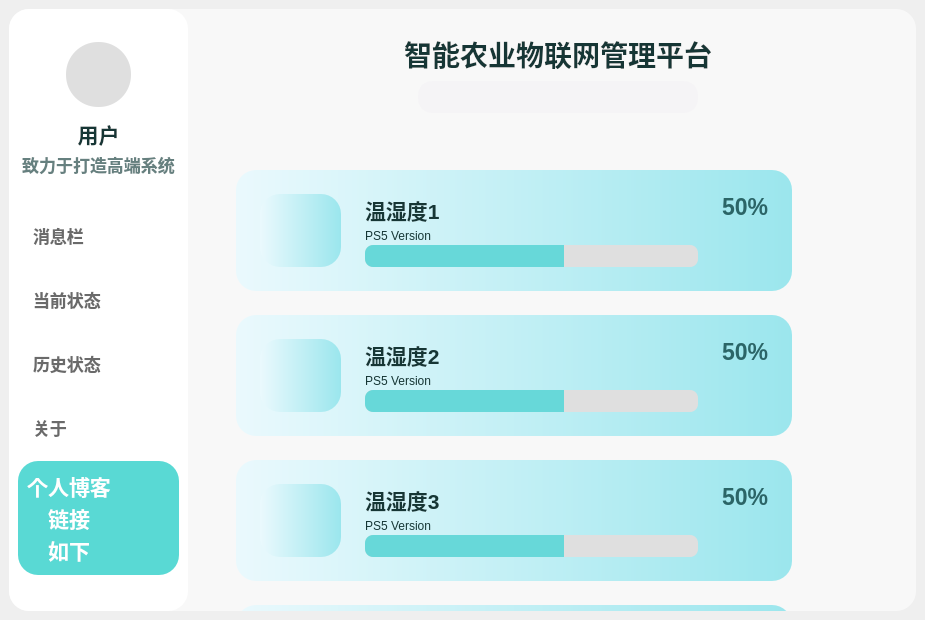
<?xml version="1.0" encoding="UTF-8"?>
<ui version="4.0">
 <class>MainWindow</class>
 <widget class="QMainWindow" name="MainWindow">
  <property name="geometry">
   <rect>
    <x>0</x>
    <y>0</y>
    <width>925</width>
    <height>620</height>
   </rect>
  </property>
  <property name="windowTitle">
   <string>MainWindow</string>
  </property>
  <property name="styleSheet">
   <string notr="true">QScrollBar:horizontal{
    height:8px;
    background:rgba(0,0,0,0%);
border-radius:4px;

}
QScrollBar::handle:horizontal{
    background:rgba(125,125,125,50%);
border-radius:4px;
}
QScrollBar::handle:horizontal:hover{
    background:rgba(125,125,125,100%);
    min-width:0;
}
QScrollBar::add-line:horizontal{
    height:0px;width:0px;

}
QScrollBar::sub-line:horizontal{
    height:0px;width:0px;

}
QScrollBar::add-line:horizontal:hover{
    height:0px;width:0px;

}
QScrollBar::sub-line:horizontal:hover{
    height:0px;width:0px;

}
QScrollBar::add-page:horizontal,QScrollBar::sub-page:horizontal
{
    background:rgba(0,0,0,10%);
    border-radius:4px;
}

QScrollBar:vertical{
    width:8px;
    background:rgba(0,0,0,0%);

}
QScrollBar::handle:vertical{
    width:0px;
    background:rgba(125,125,125,50%);
    border-radius:4px;
}
QScrollBar::handle:vertical:hover{
    width:0px;
    background:rgba(125,125,125,100%);
    border-radius:4px;
    min-width:20;
}
QScrollBar::add-line:vertical{
    height:0px;width:0px;

}
QScrollBar::sub-line:vertical{
    height:0px;width:0px;

}
QScrollBar::add-line:vertical:hover{
    height:0px;width:0px;

}
QScrollBar::sub-line:vertical:hover{
    height:0px;width:0px;

}
QScrollBar::add-page:vertical,QScrollBar::sub-page:vertical
{
    background:rgba(0,0,0,10%);
    border-radius:4px;
}
</string>
  </property>
  <widget class="QWidget" name="centralwidget">
   <layout class="QHBoxLayout" name="horizontalLayout_8">
    <item>
     <widget class="QFrame" name="frame">
      <property name="styleSheet">
       <string notr="true">QFrame#frame{
	background-color: rgba(255, 255, 255, 150);
	border-radius:20px;
}</string>
      </property>
      <property name="frameShape">
       <enum>QFrame::StyledPanel</enum>
      </property>
      <property name="frameShadow">
       <enum>QFrame::Raised</enum>
      </property>
      <layout class="QHBoxLayout" name="horizontalLayout_7" stretch="1,4">
       <property name="spacing">
        <number>12</number>
       </property>
       <property name="leftMargin">
        <number>0</number>
       </property>
       <property name="topMargin">
        <number>0</number>
       </property>
       <property name="rightMargin">
        <number>0</number>
       </property>
       <property name="bottomMargin">
        <number>0</number>
       </property>
       <item>
        <widget class="QFrame" name="frame_2">
         <property name="styleSheet">
          <string notr="true">QFrame#frame_2{
	background-color: rgba(255, 255, 255, 255);
	border-radius:20px;
}</string>
         </property>
         <property name="frameShape">
          <enum>QFrame::StyledPanel</enum>
         </property>
         <property name="frameShadow">
          <enum>QFrame::Raised</enum>
         </property>
         <layout class="QVBoxLayout" name="verticalLayout_2" stretch="1,0,0,3,1">
          <property name="spacing">
           <number>2</number>
          </property>
          <property name="bottomMargin">
           <number>36</number>
          </property>
          <item>
           <widget class="QFrame" name="frame_5">
            <property name="styleSheet">
             <string notr="true">border:none</string>
            </property>
            <property name="frameShape">
             <enum>QFrame::StyledPanel</enum>
            </property>
            <property name="frameShadow">
             <enum>QFrame::Raised</enum>
            </property>
            <layout class="QHBoxLayout" name="horizontalLayout_6">
             <property name="topMargin">
              <number>24</number>
             </property>
             <item>
              <widget class="QWidget" name="widget_6" native="true">
               <property name="minimumSize">
                <size>
                 <width>65</width>
                 <height>65</height>
                </size>
               </property>
               <property name="maximumSize">
                <size>
                 <width>65</width>
                 <height>65</height>
                </size>
               </property>
               <property name="styleSheet">
                <string notr="true">image: url(:/svg/Morikawa/01_Data/img/image/image.png);
border-radius:32px;
background-color: rgb(223, 223, 223);</string>
               </property>
              </widget>
             </item>
            </layout>
           </widget>
          </item>
          <item>
           <widget class="QLabel" name="label">
            <property name="font">
             <font>
              <pointsize>16</pointsize>
              <weight>75</weight>
              <bold>true</bold>
             </font>
            </property>
            <property name="styleSheet">
             <string notr="true">color: rgb(22, 54, 53)</string>
            </property>
            <property name="text">
             <string>用户</string>
            </property>
            <property name="alignment">
             <set>Qt::AlignCenter</set>
            </property>
           </widget>
          </item>
          <item>
           <widget class="QLabel" name="label_2">
            <property name="font">
             <font>
              <pointsize>13</pointsize>
              <weight>75</weight>
              <bold>true</bold>
             </font>
            </property>
            <property name="styleSheet">
             <string notr="true">color: rgb(102, 128, 127);</string>
            </property>
            <property name="text">
             <string>致力于打造高端系统</string>
            </property>
            <property name="alignment">
             <set>Qt::AlignCenter</set>
            </property>
           </widget>
          </item>
          <item>
           <widget class="QListWidget" name="listWidget">
            <property name="font">
             <font>
              <pointsize>13</pointsize>
              <weight>75</weight>
              <bold>true</bold>
             </font>
            </property>
            <property name="styleSheet">
             <string notr="true">QListView {
	padding-top:24px;
	border-radius: 20px;
	color: rgb(106, 106, 106);
}
QListView::item{
background-color: transparent;
height:40px;
padding-left:12px;
padding:12px;
}
QListView::item:hover {
	background-color: rgba(216, 216, 216, 50);

}
QListView::item:selected {
	/*background-color: transparent;*/
	background-color: rgba(90, 216, 212,50);
	color: rgb(40, 92, 90);
border-left: 2px solid rgb(90, 216, 212)


}
</string>
            </property>
            <property name="iconSize">
             <size>
              <width>24</width>
              <height>24</height>
             </size>
            </property>
            <item>
             <property name="text">
              <string>消息栏</string>
             </property>
             <property name="icon">
              <iconset resource="resources.qrc">
               <normaloff>:/buttom/img/buttom/未读消息_message-unread.svg</normaloff>:/buttom/img/buttom/未读消息_message-unread.svg</iconset>
             </property>
            </item>
            <item>
             <property name="text">
              <string>当前状态</string>
             </property>
             <property name="icon">
              <iconset resource="resources.qrc">
               <normaloff>:/buttom/img/buttom/任天堂游戏_switch-nintendo.svg</normaloff>:/buttom/img/buttom/任天堂游戏_switch-nintendo.svg</iconset>
             </property>
            </item>
            <item>
             <property name="text">
              <string>历史状态</string>
             </property>
             <property name="icon">
              <iconset resource="resources.qrc">
               <normaloff>:/buttom/img/buttom/仪表盘_dashboard-one.svg</normaloff>:/buttom/img/buttom/仪表盘_dashboard-one.svg</iconset>
             </property>
            </item>
            <item>
             <property name="text">
              <string>关于</string>
             </property>
             <property name="icon">
              <iconset resource="resources.qrc">
               <normaloff>:/buttom/img/buttom/中指_middle-finger.svg</normaloff>:/buttom/img/buttom/中指_middle-finger.svg</iconset>
             </property>
            </item>
           </widget>
          </item>
          <item>
           <widget class="QFrame" name="frame_6">
            <property name="styleSheet">
             <string notr="true">QFrame{
	background-color: rgb(89, 217, 212);
	border-radius:20px;color: rgb(255, 255, 255);
}

</string>
            </property>
            <property name="frameShape">
             <enum>QFrame::StyledPanel</enum>
            </property>
            <property name="frameShadow">
             <enum>QFrame::Raised</enum>
            </property>
            <layout class="QHBoxLayout" name="horizontalLayout">
             <item>
              <layout class="QVBoxLayout" name="verticalLayout">
               <property name="spacing">
                <number>0</number>
               </property>
               <item>
                <widget class="QLabel" name="label_3">
                 <property name="font">
                  <font>
                   <pointsize>16</pointsize>
                   <weight>75</weight>
                   <bold>true</bold>
                  </font>
                 </property>
                 <property name="text">
                  <string>个人博客</string>
                 </property>
                 <property name="alignment">
                  <set>Qt::AlignCenter</set>
                 </property>
                </widget>
               </item>
               <item>
                <widget class="QLabel" name="label_4">
                 <property name="font">
                  <font>
                   <pointsize>16</pointsize>
                   <weight>75</weight>
                   <bold>true</bold>
                  </font>
                 </property>
                 <property name="text">
                  <string>链接</string>
                 </property>
                 <property name="alignment">
                  <set>Qt::AlignCenter</set>
                 </property>
                </widget>
               </item>
               <item>
                <widget class="QLabel" name="label_5">
                 <property name="font">
                  <font>
                   <pointsize>16</pointsize>
                   <weight>75</weight>
                   <bold>true</bold>
                  </font>
                 </property>
                 <property name="text">
                  <string>如下</string>
                 </property>
                 <property name="alignment">
                  <set>Qt::AlignCenter</set>
                 </property>
                </widget>
               </item>
              </layout>
             </item>
             <item>
              <widget class="QWidget" name="widget_2" native="true">
               <property name="styleSheet">
                <string notr="true">image: url(:/svg/Morikawa/01_Data/img/image/image.png);</string>
               </property>
              </widget>
             </item>
            </layout>
           </widget>
          </item>
         </layout>
        </widget>
       </item>
       <item>
        <layout class="QVBoxLayout" name="verticalLayout_6" stretch="0,1">
         <property name="spacing">
          <number>12</number>
         </property>
         <item>
          <widget class="QFrame" name="Title">
           <property name="styleSheet">
            <string notr="true">.QFrame{
	background-color: rgba(255, 255, 255, 0);
	border-radius:20px;
}</string>
           </property>
           <property name="frameShape">
            <enum>QFrame::StyledPanel</enum>
           </property>
           <property name="frameShadow">
            <enum>QFrame::Raised</enum>
           </property>
           <layout class="QVBoxLayout" name="verticalLayout_3">
            <property name="topMargin">
             <number>24</number>
            </property>
            <item alignment="Qt::AlignHCenter">
             <widget class="QLabel" name="label_6">
              <property name="font">
               <font>
                <family>Verdana</family>
                <pointsize>21</pointsize>
                <weight>75</weight>
                <italic>false</italic>
                <bold>true</bold>
               </font>
              </property>
              <property name="contextMenuPolicy">
               <enum>Qt::DefaultContextMenu</enum>
              </property>
              <property name="acceptDrops">
               <bool>false</bool>
              </property>
              <property name="layoutDirection">
               <enum>Qt::LeftToRight</enum>
              </property>
              <property name="styleSheet">
               <string notr="true">color: rgb(22, 54, 53)</string>
              </property>
              <property name="text">
               <string>智能农业物联网管理平台</string>
              </property>
             </widget>
            </item>
            <item>
             <layout class="QHBoxLayout" name="horizontalLayout_2">
              <item>
               <spacer name="horizontalSpacer_2">
                <property name="orientation">
                 <enum>Qt::Horizontal</enum>
                </property>
                <property name="sizeHint" stdset="0">
                 <size>
                  <width>20</width>
                  <height>20</height>
                 </size>
                </property>
               </spacer>
              </item>
              <item>
               <widget class="QLineEdit" name="lineEdit">
                <property name="sizePolicy">
                 <sizepolicy hsizetype="Expanding" vsizetype="Fixed">
                  <horstretch>0</horstretch>
                  <verstretch>0</verstretch>
                 </sizepolicy>
                </property>
                <property name="minimumSize">
                 <size>
                  <width>280</width>
                  <height>32</height>
                 </size>
                </property>
                <property name="maximumSize">
                 <size>
                  <width>1000</width>
                  <height>16777215</height>
                 </size>
                </property>
                <property name="styleSheet">
                 <string notr="true">QLineEdit{
	background-color: rgba(245, 244, 246,200);
border:0px solid red;
border-radius:14px;
}</string>
                </property>
               </widget>
              </item>
              <item>
               <spacer name="horizontalSpacer">
                <property name="orientation">
                 <enum>Qt::Horizontal</enum>
                </property>
                <property name="sizeType">
                 <enum>QSizePolicy::Expanding</enum>
                </property>
                <property name="sizeHint" stdset="0">
                 <size>
                  <width>20</width>
                  <height>20</height>
                 </size>
                </property>
               </spacer>
              </item>
             </layout>
            </item>
           </layout>
          </widget>
         </item>
         <item>
          <widget class="QFrame" name="frame_4">
           <property name="styleSheet">
            <string notr="true">.QFrame{
	background-color: rgba(255, 255, 255, 0);
	border-radius:20px;
}</string>
           </property>
           <property name="frameShape">
            <enum>QFrame::StyledPanel</enum>
           </property>
           <property name="frameShadow">
            <enum>QFrame::Raised</enum>
           </property>
           <layout class="QHBoxLayout" name="horizontalLayout_13">
            <property name="leftMargin">
             <number>0</number>
            </property>
            <property name="topMargin">
             <number>0</number>
            </property>
            <property name="rightMargin">
             <number>0</number>
            </property>
            <property name="bottomMargin">
             <number>0</number>
            </property>
            <item>
             <widget class="QScrollArea" name="scrollArea">
              <property name="styleSheet">
               <string notr="true">QWidget{
border:none;
	background-color: rgba(255, 255, 255, 0);
}</string>
              </property>
              <property name="verticalScrollBarPolicy">
               <enum>Qt::ScrollBarAlwaysOff</enum>
              </property>
              <property name="horizontalScrollBarPolicy">
               <enum>Qt::ScrollBarAlwaysOff</enum>
              </property>
              <property name="widgetResizable">
               <bool>true</bool>
              </property>
              <widget class="QWidget" name="scrollAreaWidgetContents">
               <property name="geometry">
                <rect>
                 <x>0</x>
                 <y>0</y>
                 <width>713</width>
                 <height>773</height>
                </rect>
               </property>
               <layout class="QVBoxLayout" name="verticalLayout_13">
                <property name="spacing">
                 <number>24</number>
                </property>
                <property name="leftMargin">
                 <number>36</number>
                </property>
                <property name="topMargin">
                 <number>36</number>
                </property>
                <property name="rightMargin">
                 <number>124</number>
                </property>
                <property name="bottomMargin">
                 <number>36</number>
                </property>
                <item>
                 <widget class="QWidget" name="widget_3" native="true">
                  <property name="minimumSize">
                   <size>
                    <width>0</width>
                    <height>121</height>
                   </size>
                  </property>
                  <property name="maximumSize">
                   <size>
                    <width>16777215</width>
                    <height>121</height>
                   </size>
                  </property>
                  <property name="styleSheet">
                   <string notr="true">.QWidget{
	background-color: qlineargradient(x1:0, y0:0, x2:1, y2:0,stop:0 rgb(234, 249, 253), stop:1 rgb(155, 230, 237));
	border-radius:20px;
	color: rgb(255, 255, 255);
}

</string>
                  </property>
                  <layout class="QHBoxLayout" name="horizontalLayout_5" stretch="1,5">
                   <property name="spacing">
                    <number>24</number>
                   </property>
                   <property name="leftMargin">
                    <number>24</number>
                   </property>
                   <property name="topMargin">
                    <number>24</number>
                   </property>
                   <property name="rightMargin">
                    <number>24</number>
                   </property>
                   <property name="bottomMargin">
                    <number>24</number>
                   </property>
                   <item>
                    <widget class="QWidget" name="widget_5" native="true">
                     <property name="styleSheet">
                      <string notr="true">image: url(:/svg/Morikawa/01_Data/img/image/image.png);</string>
                     </property>
                    </widget>
                   </item>
                   <item>
                    <layout class="QHBoxLayout" name="horizontalLayout_4">
                     <item>
                      <layout class="QVBoxLayout" name="verticalLayout_5">
                       <property name="spacing">
                        <number>2</number>
                       </property>
                       <item>
                        <widget class="QLabel" name="label_10">
                         <property name="font">
                          <font>
                           <pointsize>16</pointsize>
                           <weight>75</weight>
                           <bold>true</bold>
                          </font>
                         </property>
                         <property name="styleSheet">
                          <string notr="true">color: rgb(22, 54, 53)</string>
                         </property>
                         <property name="text">
                          <string>温湿度1</string>
                         </property>
                        </widget>
                       </item>
                       <item>
                        <widget class="QLabel" name="label_11">
                         <property name="font">
                          <font>
                           <weight>50</weight>
                           <bold>false</bold>
                          </font>
                         </property>
                         <property name="styleSheet">
                          <string notr="true">color: rgb(22, 54, 53)</string>
                         </property>
                         <property name="text">
                          <string>PS5 Version</string>
                         </property>
                        </widget>
                       </item>
                       <item>
                        <widget class="QProgressBar" name="progressBar">
                         <property name="styleSheet">
                          <string notr="true">QProgressBar::chunk {
        border-top-left-radius:8px;
border-bottom-left-radius:8px;
	background-color: rgb(103, 216, 217)
}
QProgressBar{
border-radius:8px;
background-color: rgb(223, 223, 223);
}
</string>
                         </property>
                         <property name="value">
                          <number>60</number>
                         </property>
                         <property name="textVisible">
                          <bool>false</bool>
                         </property>
                        </widget>
                       </item>
                      </layout>
                     </item>
                     <item>
                      <widget class="QLabel" name="label_12">
                       <property name="font">
                        <font>
                         <pointsize>17</pointsize>
                         <weight>75</weight>
                         <bold>true</bold>
                        </font>
                       </property>
                       <property name="styleSheet">
                        <string notr="true">color: rgb(43, 101, 103);</string>
                       </property>
                       <property name="text">
                        <string>50%</string>
                       </property>
                       <property name="alignment">
                        <set>Qt::AlignLeading|Qt::AlignLeft|Qt::AlignTop</set>
                       </property>
                      </widget>
                     </item>
                    </layout>
                   </item>
                  </layout>
                 </widget>
                </item>
                <item>
                 <widget class="QWidget" name="widget_7" native="true">
                  <property name="minimumSize">
                   <size>
                    <width>0</width>
                    <height>121</height>
                   </size>
                  </property>
                  <property name="maximumSize">
                   <size>
                    <width>16777215</width>
                    <height>121</height>
                   </size>
                  </property>
                  <property name="styleSheet">
                   <string notr="true">.QWidget{
	background-color: qlineargradient(x1:0, y0:0, x2:1, y2:0,stop:0 rgb(234, 249, 253), stop:1 rgb(155, 230, 237));
	border-radius:20px;
	color: rgb(255, 255, 255);
}

</string>
                  </property>
                  <layout class="QHBoxLayout" name="horizontalLayout_14" stretch="1,5">
                   <property name="spacing">
                    <number>24</number>
                   </property>
                   <property name="leftMargin">
                    <number>24</number>
                   </property>
                   <property name="topMargin">
                    <number>24</number>
                   </property>
                   <property name="rightMargin">
                    <number>24</number>
                   </property>
                   <property name="bottomMargin">
                    <number>24</number>
                   </property>
                   <item>
                    <widget class="QWidget" name="widget_9" native="true">
                     <property name="styleSheet">
                      <string notr="true">image: url(:/svg/Morikawa/01_Data/img/image/image.png);</string>
                     </property>
                    </widget>
                   </item>
                   <item>
                    <layout class="QHBoxLayout" name="horizontalLayout_15">
                     <item>
                      <layout class="QVBoxLayout" name="verticalLayout_9">
                       <property name="spacing">
                        <number>2</number>
                       </property>
                       <item>
                        <widget class="QLabel" name="label_19">
                         <property name="font">
                          <font>
                           <pointsize>16</pointsize>
                           <weight>75</weight>
                           <bold>true</bold>
                          </font>
                         </property>
                         <property name="styleSheet">
                          <string notr="true">color: rgb(22, 54, 53)</string>
                         </property>
                         <property name="text">
                          <string>温湿度2</string>
                         </property>
                        </widget>
                       </item>
                       <item>
                        <widget class="QLabel" name="label_20">
                         <property name="font">
                          <font>
                           <weight>50</weight>
                           <bold>false</bold>
                          </font>
                         </property>
                         <property name="styleSheet">
                          <string notr="true">color: rgb(22, 54, 53)</string>
                         </property>
                         <property name="text">
                          <string>PS5 Version</string>
                         </property>
                        </widget>
                       </item>
                       <item>
                        <widget class="QProgressBar" name="progressBar_4">
                         <property name="styleSheet">
                          <string notr="true">QProgressBar::chunk {
        border-top-left-radius:8px;
border-bottom-left-radius:8px;
	background-color: rgb(103, 216, 217)
}
QProgressBar{
border-radius:8px;
background-color: rgb(223, 223, 223);
}
</string>
                         </property>
                         <property name="value">
                          <number>60</number>
                         </property>
                         <property name="textVisible">
                          <bool>false</bool>
                         </property>
                        </widget>
                       </item>
                      </layout>
                     </item>
                     <item>
                      <widget class="QLabel" name="label_21">
                       <property name="font">
                        <font>
                         <pointsize>17</pointsize>
                         <weight>75</weight>
                         <bold>true</bold>
                        </font>
                       </property>
                       <property name="styleSheet">
                        <string notr="true">color: rgb(43, 101, 103);</string>
                       </property>
                       <property name="text">
                        <string>50%</string>
                       </property>
                       <property name="alignment">
                        <set>Qt::AlignLeading|Qt::AlignLeft|Qt::AlignTop</set>
                       </property>
                      </widget>
                     </item>
                    </layout>
                   </item>
                  </layout>
                 </widget>
                </item>
                <item>
                 <widget class="QWidget" name="widget_11" native="true">
                  <property name="minimumSize">
                   <size>
                    <width>0</width>
                    <height>121</height>
                   </size>
                  </property>
                  <property name="maximumSize">
                   <size>
                    <width>16777215</width>
                    <height>121</height>
                   </size>
                  </property>
                  <property name="styleSheet">
                   <string notr="true">.QWidget{
	background-color: qlineargradient(x1:0, y0:0, x2:1, y2:0,stop:0 rgb(234, 249, 253), stop:1 rgb(155, 230, 237));
	border-radius:20px;
	color: rgb(255, 255, 255);
}

</string>
                  </property>
                  <layout class="QHBoxLayout" name="horizontalLayout_16" stretch="1,5">
                   <property name="spacing">
                    <number>24</number>
                   </property>
                   <property name="leftMargin">
                    <number>24</number>
                   </property>
                   <property name="topMargin">
                    <number>24</number>
                   </property>
                   <property name="rightMargin">
                    <number>24</number>
                   </property>
                   <property name="bottomMargin">
                    <number>24</number>
                   </property>
                   <item>
                    <widget class="QWidget" name="widget_12" native="true">
                     <property name="styleSheet">
                      <string notr="true">image: url(:/svg/Morikawa/01_Data/img/image/image.png);</string>
                     </property>
                    </widget>
                   </item>
                   <item>
                    <layout class="QHBoxLayout" name="horizontalLayout_17">
                     <item>
                      <layout class="QVBoxLayout" name="verticalLayout_10">
                       <property name="spacing">
                        <number>2</number>
                       </property>
                       <item>
                        <widget class="QLabel" name="label_22">
                         <property name="font">
                          <font>
                           <pointsize>16</pointsize>
                           <weight>75</weight>
                           <bold>true</bold>
                          </font>
                         </property>
                         <property name="styleSheet">
                          <string notr="true">color: rgb(22, 54, 53)</string>
                         </property>
                         <property name="text">
                          <string>温湿度3</string>
                         </property>
                        </widget>
                       </item>
                       <item>
                        <widget class="QLabel" name="label_23">
                         <property name="font">
                          <font>
                           <weight>50</weight>
                           <bold>false</bold>
                          </font>
                         </property>
                         <property name="styleSheet">
                          <string notr="true">color: rgb(22, 54, 53)</string>
                         </property>
                         <property name="text">
                          <string>PS5 Version</string>
                         </property>
                        </widget>
                       </item>
                       <item>
                        <widget class="QProgressBar" name="progressBar_5">
                         <property name="styleSheet">
                          <string notr="true">QProgressBar::chunk {
        border-top-left-radius:8px;
border-bottom-left-radius:8px;
	background-color: rgb(103, 216, 217)
}
QProgressBar{
border-radius:8px;
background-color: rgb(223, 223, 223);
}
</string>
                         </property>
                         <property name="value">
                          <number>60</number>
                         </property>
                         <property name="textVisible">
                          <bool>false</bool>
                         </property>
                        </widget>
                       </item>
                      </layout>
                     </item>
                     <item>
                      <widget class="QLabel" name="label_24">
                       <property name="font">
                        <font>
                         <pointsize>17</pointsize>
                         <weight>75</weight>
                         <bold>true</bold>
                        </font>
                       </property>
                       <property name="styleSheet">
                        <string notr="true">color: rgb(43, 101, 103);</string>
                       </property>
                       <property name="text">
                        <string>50%</string>
                       </property>
                       <property name="alignment">
                        <set>Qt::AlignLeading|Qt::AlignLeft|Qt::AlignTop</set>
                       </property>
                      </widget>
                     </item>
                    </layout>
                   </item>
                  </layout>
                 </widget>
                </item>
                <item>
                 <widget class="QWidget" name="widget_13" native="true">
                  <property name="minimumSize">
                   <size>
                    <width>0</width>
                    <height>121</height>
                   </size>
                  </property>
                  <property name="maximumSize">
                   <size>
                    <width>16777215</width>
                    <height>121</height>
                   </size>
                  </property>
                  <property name="styleSheet">
                   <string notr="true">.QWidget{
	background-color: qlineargradient(x1:0, y0:0, x2:1, y2:0,stop:0 rgb(234, 249, 253), stop:1 rgb(155, 230, 237));
	border-radius:20px;
	color: rgb(255, 255, 255);
}

</string>
                  </property>
                  <layout class="QHBoxLayout" name="horizontalLayout_18" stretch="1,5">
                   <property name="spacing">
                    <number>24</number>
                   </property>
                   <property name="leftMargin">
                    <number>24</number>
                   </property>
                   <property name="topMargin">
                    <number>24</number>
                   </property>
                   <property name="rightMargin">
                    <number>24</number>
                   </property>
                   <property name="bottomMargin">
                    <number>24</number>
                   </property>
                   <item>
                    <widget class="QWidget" name="widget_14" native="true">
                     <property name="styleSheet">
                      <string notr="true">image: url(:/svg/Morikawa/01_Data/img/image/image.png);</string>
                     </property>
                    </widget>
                   </item>
                   <item>
                    <layout class="QHBoxLayout" name="horizontalLayout_19">
                     <item>
                      <layout class="QVBoxLayout" name="verticalLayout_11">
                       <property name="spacing">
                        <number>2</number>
                       </property>
                       <item>
                        <widget class="QLabel" name="label_25">
                         <property name="font">
                          <font>
                           <pointsize>16</pointsize>
                           <weight>75</weight>
                           <bold>true</bold>
                          </font>
                         </property>
                         <property name="styleSheet">
                          <string notr="true">color: rgb(22, 54, 53)</string>
                         </property>
                         <property name="text">
                          <string>光照</string>
                         </property>
                        </widget>
                       </item>
                       <item>
                        <widget class="QLabel" name="label_26">
                         <property name="font">
                          <font>
                           <weight>50</weight>
                           <bold>false</bold>
                          </font>
                         </property>
                         <property name="styleSheet">
                          <string notr="true">color: rgb(22, 54, 53)</string>
                         </property>
                         <property name="text">
                          <string>PS5 Version</string>
                         </property>
                        </widget>
                       </item>
                       <item>
                        <widget class="QProgressBar" name="progressBar_6">
                         <property name="styleSheet">
                          <string notr="true">QProgressBar::chunk {
        border-top-left-radius:8px;
border-bottom-left-radius:8px;
	background-color: rgb(103, 216, 217)
}
QProgressBar{
border-radius:8px;
background-color: rgb(223, 223, 223);
}
</string>
                         </property>
                         <property name="value">
                          <number>60</number>
                         </property>
                         <property name="textVisible">
                          <bool>false</bool>
                         </property>
                        </widget>
                       </item>
                      </layout>
                     </item>
                     <item>
                      <widget class="QLabel" name="label_27">
                       <property name="font">
                        <font>
                         <pointsize>17</pointsize>
                         <weight>75</weight>
                         <bold>true</bold>
                        </font>
                       </property>
                       <property name="styleSheet">
                        <string notr="true">color: rgb(43, 101, 103);</string>
                       </property>
                       <property name="text">
                        <string>50%</string>
                       </property>
                       <property name="alignment">
                        <set>Qt::AlignLeading|Qt::AlignLeft|Qt::AlignTop</set>
                       </property>
                      </widget>
                     </item>
                    </layout>
                   </item>
                  </layout>
                 </widget>
                </item>
                <item>
                 <widget class="QWidget" name="widget_15" native="true">
                  <property name="minimumSize">
                   <size>
                    <width>0</width>
                    <height>121</height>
                   </size>
                  </property>
                  <property name="maximumSize">
                   <size>
                    <width>16777215</width>
                    <height>121</height>
                   </size>
                  </property>
                  <property name="styleSheet">
                   <string notr="true">.QWidget{
	background-color: qlineargradient(x1:0, y0:0, x2:1, y2:0,stop:0 rgb(234, 249, 253), stop:1 rgb(155, 230, 237));
	border-radius:20px;
	color: rgb(255, 255, 255);
}

</string>
                  </property>
                  <layout class="QHBoxLayout" name="horizontalLayout_20" stretch="1,5">
                   <property name="spacing">
                    <number>24</number>
                   </property>
                   <property name="leftMargin">
                    <number>24</number>
                   </property>
                   <property name="topMargin">
                    <number>24</number>
                   </property>
                   <property name="rightMargin">
                    <number>24</number>
                   </property>
                   <property name="bottomMargin">
                    <number>24</number>
                   </property>
                   <item>
                    <widget class="QWidget" name="widget_16" native="true">
                     <property name="styleSheet">
                      <string notr="true">image: url(:/svg/Morikawa/01_Data/img/image/image.png);</string>
                     </property>
                    </widget>
                   </item>
                   <item>
                    <layout class="QHBoxLayout" name="horizontalLayout_21">
                     <item>
                      <layout class="QVBoxLayout" name="verticalLayout_12">
                       <property name="spacing">
                        <number>2</number>
                       </property>
                       <item>
                        <widget class="QLabel" name="label_28">
                         <property name="font">
                          <font>
                           <pointsize>16</pointsize>
                           <weight>75</weight>
                           <bold>true</bold>
                          </font>
                         </property>
                         <property name="styleSheet">
                          <string notr="true">color: rgb(22, 54, 53)</string>
                         </property>
                         <property name="text">
                          <string>二氧化碳浓度</string>
                         </property>
                        </widget>
                       </item>
                       <item>
                        <widget class="QLabel" name="label_29">
                         <property name="font">
                          <font>
                           <weight>50</weight>
                           <bold>false</bold>
                          </font>
                         </property>
                         <property name="styleSheet">
                          <string notr="true">color: rgb(22, 54, 53)</string>
                         </property>
                         <property name="text">
                          <string>PS5 Version</string>
                         </property>
                        </widget>
                       </item>
                       <item>
                        <widget class="QProgressBar" name="progressBar_7">
                         <property name="styleSheet">
                          <string notr="true">QProgressBar::chunk {
        border-top-left-radius:8px;
border-bottom-left-radius:8px;
	background-color: rgb(103, 216, 217)
}
QProgressBar{
border-radius:8px;
background-color: rgb(223, 223, 223);
}
</string>
                         </property>
                         <property name="value">
                          <number>60</number>
                         </property>
                         <property name="textVisible">
                          <bool>false</bool>
                         </property>
                        </widget>
                       </item>
                      </layout>
                     </item>
                     <item>
                      <widget class="QLabel" name="label_30">
                       <property name="font">
                        <font>
                         <pointsize>17</pointsize>
                         <weight>75</weight>
                         <bold>true</bold>
                        </font>
                       </property>
                       <property name="styleSheet">
                        <string notr="true">color: rgb(43, 101, 103);</string>
                       </property>
                       <property name="text">
                        <string>50%</string>
                       </property>
                       <property name="alignment">
                        <set>Qt::AlignLeading|Qt::AlignLeft|Qt::AlignTop</set>
                       </property>
                      </widget>
                     </item>
                    </layout>
                   </item>
                  </layout>
                 </widget>
                </item>
               </layout>
              </widget>
             </widget>
            </item>
           </layout>
          </widget>
         </item>
        </layout>
       </item>
      </layout>
     </widget>
    </item>
   </layout>
  </widget>
 </widget>
 <resources>
  <include location="resources.qrc"/>
 </resources>
 <connections/>
</ui>
